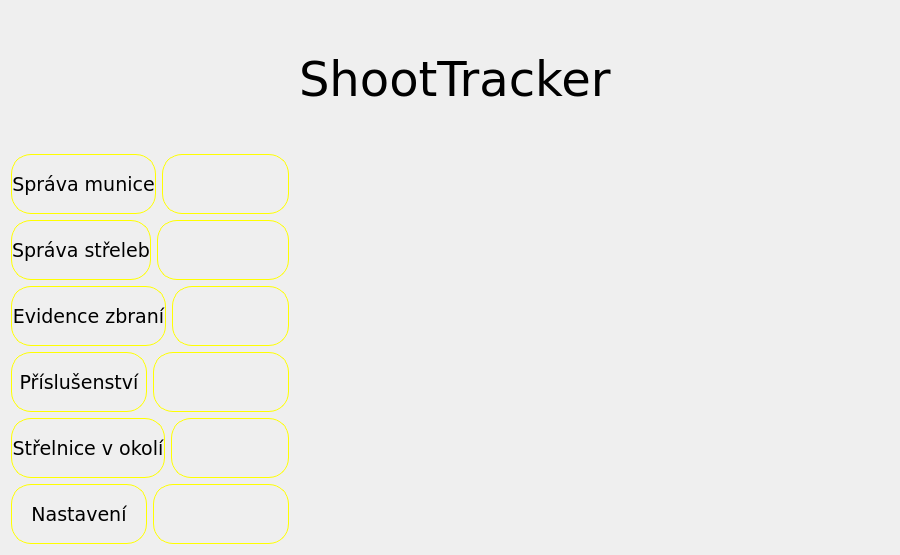
    <widget class="QWidget" name="Menu">
     <layout class="QVBoxLayout" name="verticalLayout_5">
      <item>
       <layout class="QVBoxLayout" name="verticalLayout_8">
        <item>
         <spacer name="verticalSpacer_5">
          <property name="orientation">
           <enum>Qt::Vertical</enum>
          </property>
          <property name="sizeType">
           <enum>QSizePolicy::Fixed</enum>
          </property>
          <property name="sizeHint" stdset="0">
           <size>
            <width>20</width>
            <height>40</height>
           </size>
          </property>
         </spacer>
        </item>
        <item>
         <layout class="QHBoxLayout" name="horizontalLayout_13">
          <item>
           <spacer name="horizontalSpacer_9">
            <property name="orientation">
             <enum>Qt::Horizontal</enum>
            </property>
            <property name="sizeHint" stdset="0">
             <size>
              <width>288</width>
              <height>20</height>
             </size>
            </property>
           </spacer>
          </item>
          <item>
           <widget class="QLabel" name="label_17">
            <property name="font">
             <font>
              <family>Verdana</family>
              <pointsize>36</pointsize>
             </font>
            </property>
            <property name="text">
             <string>ShootTracker</string>
            </property>
           </widget>
          </item>
          <item>
           <spacer name="horizontalSpacer_10">
            <property name="orientation">
             <enum>Qt::Horizontal</enum>
            </property>
            <property name="sizeHint" stdset="0">
             <size>
              <width>278</width>
              <height>20</height>
             </size>
            </property>
           </spacer>
          </item>
         </layout>
        </item>
       </layout>
      </item>
      <item>
       <spacer name="verticalSpacer_4">
        <property name="orientation">
         <enum>Qt::Vertical</enum>
        </property>
        <property name="sizeType">
         <enum>QSizePolicy::Fixed</enum>
        </property>
        <property name="sizeHint" stdset="0">
         <size>
          <width>20</width>
          <height>40</height>
         </size>
        </property>
       </spacer>
      </item>
      <item>
       <layout class="QHBoxLayout" name="horizontalLayout_50">
        <item>
         <layout class="QVBoxLayout" name="verticalLayout_2">
          <item>
           <layout class="QHBoxLayout" name="horizontalLayout_3">
            <item>
             <widget class="QLabel" name="label_11">
              <property name="font">
               <font>
                <family>Verdana</family>
                <pointsize>14</pointsize>
               </font>
              </property>
              <property name="styleSheet">
               <string notr="true">border: 1px solid yellow;
border-radius: 20px;
</string>
              </property>
              <property name="text">
               <string>Správa munice</string>
              </property>
              <property name="alignment">
               <set>Qt::AlignCenter</set>
              </property>
             </widget>
            </item>
            <item>
             <widget class="QPushButton" name="PB_Ammo_In">
              <property name="sizePolicy">
               <sizepolicy hsizetype="Preferred" vsizetype="Preferred">
                <horstretch>0</horstretch>
                <verstretch>0</verstretch>
               </sizepolicy>
              </property>
              <property name="minimumSize">
               <size>
                <width>0</width>
                <height>60</height>
               </size>
              </property>
              <property name="maximumSize">
               <size>
                <width>16777215</width>
                <height>60</height>
               </size>
              </property>
              <property name="styleSheet">
               <string notr="true">QPushButton{border-radius: 20px;
image: url(:/icons/resourcefolder/icons8-ammo-62.png);
border: 1px solid yellow;
}
QPushButton:hover{  background: qlineargradient(spread:reflect, x1:0.1, y1:0.5, x2:1, y2:0, stop:0 rgba(160, 220, 255,255), stop:1 rgba(160, 220, 255, 255));
}


</string>
              </property>
              <property name="text">
               <string/>
              </property>
             </widget>
            </item>
           </layout>
          </item>
          <item>
           <layout class="QHBoxLayout" name="horizontalLayout_4">
            <item>
             <widget class="QLabel" name="label_13">
              <property name="font">
               <font>
                <family>Verdana</family>
                <pointsize>14</pointsize>
               </font>
              </property>
              <property name="styleSheet">
               <string notr="true">border: 1px solid yellow;
border-radius: 20px;

</string>
              </property>
              <property name="text">
               <string>Správa střeleb</string>
              </property>
              <property name="alignment">
               <set>Qt::AlignCenter</set>
              </property>
             </widget>
            </item>
            <item>
             <widget class="QPushButton" name="PB_Shooting_In">
              <property name="sizePolicy">
               <sizepolicy hsizetype="Preferred" vsizetype="Preferred">
                <horstretch>0</horstretch>
                <verstretch>0</verstretch>
               </sizepolicy>
              </property>
              <property name="minimumSize">
               <size>
                <width>0</width>
                <height>60</height>
               </size>
              </property>
              <property name="maximumSize">
               <size>
                <width>16777215</width>
                <height>60</height>
               </size>
              </property>
              <property name="styleSheet">
               <string notr="true">QPushButton{border-radius: 20px;
image: url(:/icons/resourcefolder/icons8-target-50.png);
border: 1px solid yellow;
}
QPushButton:hover{  background: qlineargradient(spread:reflect, x1:0.1, y1:0.5, x2:1, y2:0, stop:0 rgba(160, 220, 255,255), stop:1 rgba(160, 220, 255, 255));
}


</string>
              </property>
              <property name="text">
               <string/>
              </property>
             </widget>
            </item>
           </layout>
          </item>
          <item>
           <layout class="QHBoxLayout" name="horizontalLayout_2">
            <item>
             <widget class="QLabel" name="label_15">
              <property name="font">
               <font>
                <family>Verdana</family>
                <pointsize>14</pointsize>
               </font>
              </property>
              <property name="styleSheet">
               <string notr="true">border: 1px solid yellow;
border-radius: 20px;
</string>
              </property>
              <property name="text">
               <string>Evidence zbraní</string>
              </property>
              <property name="alignment">
               <set>Qt::AlignCenter</set>
              </property>
             </widget>
            </item>
            <item>
             <widget class="QPushButton" name="PB_Arsenal_In">
              <property name="sizePolicy">
               <sizepolicy hsizetype="Preferred" vsizetype="Preferred">
                <horstretch>0</horstretch>
                <verstretch>41</verstretch>
               </sizepolicy>
              </property>
              <property name="minimumSize">
               <size>
                <width>0</width>
                <height>60</height>
               </size>
              </property>
              <property name="maximumSize">
               <size>
                <width>16777215</width>
                <height>60</height>
               </size>
              </property>
              <property name="styleSheet">
               <string notr="true">QPushButton{border-radius: 20px;
image: url(:/icons/resourcefolder/icons8-gun-100.png);
border: 1px solid yellow;
}
QPushButton:hover{  background: qlineargradient(spread:reflect, x1:0.1, y1:0.5, x2:1, y2:0, stop:0 rgba(160, 220, 255,255), stop:1 rgba(160, 220, 255, 255));
}


</string>
              </property>
              <property name="text">
               <string/>
              </property>
             </widget>
            </item>
           </layout>
          </item>
          <item>
           <layout class="QHBoxLayout" name="horizontalLayout_10">
            <item>
             <widget class="QLabel" name="label_36">
              <property name="font">
               <font>
                <family>Verdana</family>
                <pointsize>14</pointsize>
               </font>
              </property>
              <property name="styleSheet">
               <string notr="true">border: 1px solid yellow;
border-radius: 20px;
</string>
              </property>
              <property name="text">
               <string>Příslušenství</string>
              </property>
              <property name="alignment">
               <set>Qt::AlignCenter</set>
              </property>
             </widget>
            </item>
            <item>
             <widget class="QPushButton" name="PB_Attachment_In">
              <property name="sizePolicy">
               <sizepolicy hsizetype="Preferred" vsizetype="Preferred">
                <horstretch>0</horstretch>
                <verstretch>41</verstretch>
               </sizepolicy>
              </property>
              <property name="minimumSize">
               <size>
                <width>0</width>
                <height>60</height>
               </size>
              </property>
              <property name="maximumSize">
               <size>
                <width>16777215</width>
                <height>60</height>
               </size>
              </property>
              <property name="styleSheet">
               <string notr="true">QPushButton{border-radius: 20px;
	image: url(:/icons/resourcefolder/icons8-scope-64.png);
border: 1px solid yellow;
}
QPushButton:hover{  background: qlineargradient(spread:reflect, x1:0.1, y1:0.5, x2:1, y2:0, stop:0 rgba(160, 220, 255,255), stop:1 rgba(160, 220, 255, 255));
}


</string>
              </property>
              <property name="text">
               <string/>
              </property>
             </widget>
            </item>
           </layout>
          </item>
          <item>
           <layout class="QHBoxLayout" name="horizontalLayout_9">
            <item>
             <widget class="QLabel" name="label_16">
              <property name="font">
               <font>
                <family>Verdana</family>
                <pointsize>14</pointsize>
               </font>
              </property>
              <property name="styleSheet">
               <string notr="true">border: 1px solid yellow;
border-radius: 20px;

</string>
              </property>
              <property name="text">
               <string>Střelnice v okolí</string>
              </property>
              <property name="alignment">
               <set>Qt::AlignCenter</set>
              </property>
             </widget>
            </item>
            <item>
             <widget class="QPushButton" name="PB_Ranges">
              <property name="sizePolicy">
               <sizepolicy hsizetype="Preferred" vsizetype="Preferred">
                <horstretch>0</horstretch>
                <verstretch>0</verstretch>
               </sizepolicy>
              </property>
              <property name="minimumSize">
               <size>
                <width>0</width>
                <height>60</height>
               </size>
              </property>
              <property name="maximumSize">
               <size>
                <width>16777215</width>
                <height>60</height>
               </size>
              </property>
              <property name="styleSheet">
               <string notr="true">QPushButton{border-radius: 20px;
image: url(:/icons/resourcefolder/icons8-shooting-66.png);
border: 1px solid yellow;
}
QPushButton:hover{  background: qlineargradient(spread:reflect, x1:0.1, y1:0.5, x2:1, y2:0, stop:0 rgba(160, 220, 255,255), stop:1 rgba(160, 220, 255, 255));
}


</string>
              </property>
              <property name="text">
               <string/>
              </property>
             </widget>
            </item>
           </layout>
          </item>
          <item>
           <layout class="QHBoxLayout" name="horizontalLayout_5">
            <item>
             <widget class="QLabel" name="label_14">
              <property name="font">
               <font>
                <family>Verdana</family>
                <pointsize>14</pointsize>
               </font>
              </property>
              <property name="styleSheet">
               <string notr="true">border: 1px solid yellow;
border-radius: 20px;

</string>
              </property>
              <property name="text">
               <string>Nastavení</string>
              </property>
              <property name="alignment">
               <set>Qt::AlignCenter</set>
              </property>
             </widget>
            </item>
            <item>
             <widget class="QPushButton" name="PB_Settings">
              <property name="sizePolicy">
               <sizepolicy hsizetype="Preferred" vsizetype="Preferred">
                <horstretch>0</horstretch>
                <verstretch>0</verstretch>
               </sizepolicy>
              </property>
              <property name="minimumSize">
               <size>
                <width>0</width>
                <height>60</height>
               </size>
              </property>
              <property name="maximumSize">
               <size>
                <width>16777215</width>
                <height>60</height>
               </size>
              </property>
              <property name="styleSheet">
               <string notr="true">QPushButton{border-radius: 20px;
image: url(:/icons/resourcefolder/icons8-settings-50.png);
border: 1px solid yellow;
}
QPushButton:hover{  background: qlineargradient(spread:reflect, x1:0.1, y1:0.5, x2:1, y2:0, stop:0 rgba(160, 220, 255,255), stop:1 rgba(160, 220, 255, 255));
}


</string>
              </property>
              <property name="text">
               <string/>
              </property>
             </widget>
            </item>
           </layout>
          </item>
         </layout>
        </item>
        <item>
         <spacer name="horizontalSpacer_8">
          <property name="orientation">
           <enum>Qt::Horizontal</enum>
          </property>
          <property name="sizeType">
           <enum>QSizePolicy::Fixed</enum>
          </property>
          <property name="sizeHint" stdset="0">
           <size>
            <width>600</width>
            <height>20</height>
           </size>
          </property>
         </spacer>
        </item>
       </layout>
      </item>
     </layout>
    </widget>
